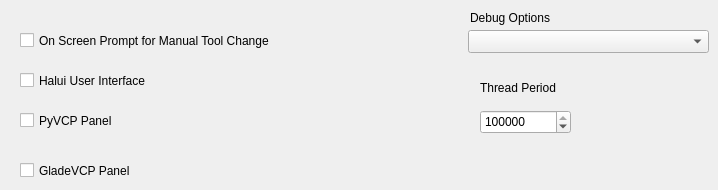
      <widget class="QWidget" name="options">
       <attribute name="title">
        <string>Options</string>
       </attribute>
       <widget class="QCheckBox" name="manualToolChangeCB">
        <property name="geometry">
         <rect>
          <x>20</x>
          <y>30</y>
          <width>291</width>
          <height>21</height>
         </rect>
        </property>
        <property name="text">
         <string>On Screen Prompt for Manual Tool Change</string>
        </property>
       </widget>
       <widget class="QCheckBox" name="haluiCB">
        <property name="geometry">
         <rect>
          <x>20</x>
          <y>70</y>
          <width>261</width>
          <height>21</height>
         </rect>
        </property>
        <property name="text">
         <string>Halui User Interface</string>
        </property>
       </widget>
       <widget class="QCheckBox" name="pyvcpCB">
        <property name="geometry">
         <rect>
          <x>20</x>
          <y>110</y>
          <width>271</width>
          <height>21</height>
         </rect>
        </property>
        <property name="text">
         <string>PyVCP Panel</string>
        </property>
       </widget>
       <widget class="QCheckBox" name="gladevcpCB">
        <property name="geometry">
         <rect>
          <x>20</x>
          <y>160</y>
          <width>271</width>
          <height>21</height>
         </rect>
        </property>
        <property name="text">
         <string>GladeVCP Panel</string>
        </property>
       </widget>
       <widget class="QComboBox" name="debugCombo">
        <property name="geometry">
         <rect>
          <x>468</x>
          <y>30</y>
          <width>241</width>
          <height>23</height>
         </rect>
        </property>
       </widget>
       <widget class="QLabel" name="label_107">
        <property name="geometry">
         <rect>
          <x>470</x>
          <y>10</y>
          <width>101</width>
          <height>16</height>
         </rect>
        </property>
        <property name="text">
         <string>Debug Options</string>
        </property>
       </widget>
       <widget class="QSpinBox" name="servoPeriodSB">
        <property name="geometry">
         <rect>
          <x>480</x>
          <y>110</y>
          <width>91</width>
          <height>24</height>
         </rect>
        </property>
        <property name="maximum">
         <number>2500000</number>
        </property>
        <property name="singleStep">
         <number>1000</number>
        </property>
        <property name="value">
         <number>1000000</number>
        </property>
       </widget>
       <widget class="QLabel" name="label_211">
        <property name="geometry">
         <rect>
          <x>480</x>
          <y>80</y>
          <width>161</width>
          <height>16</height>
         </rect>
        </property>
        <property name="text">
         <string>Thread Period</string>
        </property>
       </widget>
      </widget>
